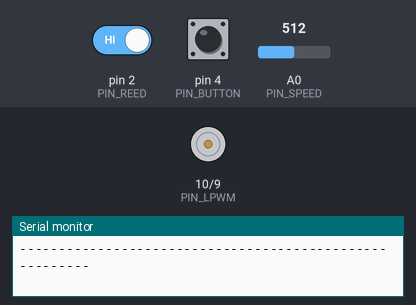
Simulated run of this sketch. Board: Arduino Uno, built with avr-gcc and run on an emulated ATmega328P. Parts: motor-driver pin pairs drawn as motors (green arrow = first pin HIGH = forward, orange = second pin HIGH = backward, longer = more drive, scaled by the enable pin), the last lines printed to the serial monitor. Inputs (shaded band) come from the test bench; at power-on: pin 4 (PIN_BUTTON) HIGH, pin 2 (PIN_REED) HIGH, A0 (PIN_SPEED) = 512.

Above: at 1.2 s.
1.3 s: pin 4 (PIN_BUTTON) pulled LOW for 0.15 s
At 1.4 s:
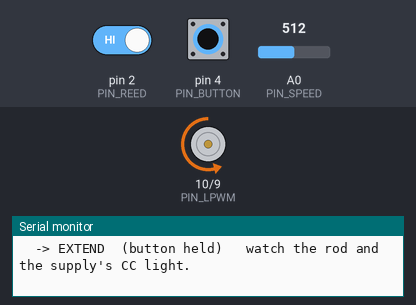
5.9 s: pin 4 (PIN_BUTTON) pulled LOW for 3.2 s
At 10.1 s:
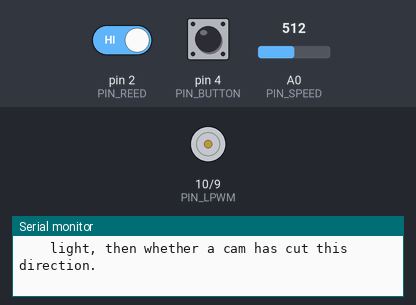
Timing chart, 0 to 11.6 s (numbered marks = the images above; inputs shaded):
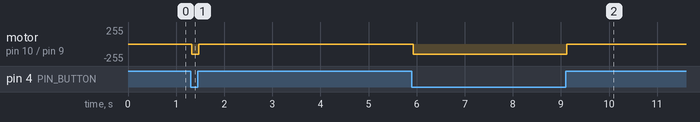

Measured:
- after the input at 1.3 s, motor on pin 10 (PIN_LPWM) / pin 9 (PIN_RPWM): stopped → backward 153/255 at once, → stopped 0.15 s later
- after the input at 5.9 s, motor on pin 10 (PIN_LPWM) / pin 9 (PIN_RPWM): stopped → backward 153/255 at once, → stopped 3.2 s later

The sketch:

actuator_test.ino
```cpp
const uint8_t PIN_RPWM   = 9;    // extend
const uint8_t PIN_LPWM   = 10;   // retract
const uint8_t PIN_REED   = 2;
const uint8_t PIN_BUTTON = 4;    // to GND, INPUT_PULLUP
const uint8_t PIN_SPEED  = A0;   // pot wiper
const uint8_t PIN_EN     = 8;
const uint16_t RUN_MS_MIN = 100;
const uint16_t RUN_MS_MAX = 5000;

const unsigned long MAX_HOLD_MS = 10000;

const uint16_t REVERSE_DEAD_MS = 200;

const uint8_t SPEED_FLOOR = 60;

uint16_t g_runMs = 2000;
char     g_dirSel = 'e';         // which way the button will drive

const unsigned long DEBOUNCE_US = 3000;   // as settled by reed_switch_test

volatile unsigned long g_pulses      = 0;
volatile unsigned long g_lastPulseUs = 0;

void onPulse() {
  const unsigned long now = micros();
  if (now - g_lastPulseUs < DEBOUNCE_US) return;
  g_lastPulseUs = now;
  g_pulses++;
}

unsigned long pulseCount() {
  noInterrupts();
  const unsigned long n = g_pulses;
  interrupts();
  return n;
}

// ---------------------------------------------------------------------------
//  Speed knob
// ---------------------------------------------------------------------------

uint8_t g_speed = 0;

uint8_t readSpeedKnob() {
  // Four samples: the ADC sits next to a bridge switching amps, and a single
  // reading jitters enough to make the motor audibly hunt.
  uint16_t raw = 0;
  for (uint8_t i = 0; i < 4; i++) raw += analogRead(PIN_SPEED);
  raw /= 4;

  if (raw < 40) return 0;                       // bottom of travel is off
  const uint16_t s = map(raw, 40, 1023, SPEED_FLOOR, 255);
  return (uint8_t)constrain(s, 0, 255);
}

// ---------------------------------------------------------------------------
//  Button -- debounced, and refuses to act on a press it did not see begin
// ---------------------------------------------------------------------------

const uint8_t BUTTON_DEBOUNCE_MS = 25;

bool          g_btnStable   = false;   // true = pressed
bool          g_btnLastRaw  = false;
unsigned long g_btnChangeMs = 0;

// A button already held at reset must not start the motor. Nothing is honoured
// until the pin has been seen released at least once.
bool g_btnArmed = false;

void updateButton() {
  const bool raw = (digitalRead(PIN_BUTTON) == LOW);

  if (raw != g_btnLastRaw) {
    g_btnLastRaw  = raw;
    g_btnChangeMs = millis();
    return;
  }
  if (millis() - g_btnChangeMs < BUTTON_DEBOUNCE_MS) return;

  g_btnStable = raw;

  // Armed whenever the button is genuinely up -- not only on the edge into it.
  // Checking the transition instead would leave a button that was never
  // touched permanently unarmed, since a button released at boot never
  // transitions to released, and the first press would be swallowed.
  if (!g_btnStable) g_btnArmed = true;
}

bool buttonHeld() { return g_btnStable && g_btnArmed; }

// ---------------------------------------------------------------------------
//  Motor
// ---------------------------------------------------------------------------

char          g_dir        = 0;    // 'e', 'r', or 0 for stopped
uint8_t       g_appliedSpeed = 0;
unsigned long g_startMs    = 0;
unsigned long g_startCount = 0;
unsigned long g_stopAtMs   = 0;    // timed jog only; 0 while button-driven
bool          g_byButton   = false;

// digitalWrite rather than analogWrite(0): the AVR core turns the PWM off on
// its way through, so the pin is genuinely low whichever timer drove it.
void motorOff() {
  digitalWrite(PIN_RPWM, LOW);
  digitalWrite(PIN_LPWM, LOW);
  digitalWrite(PIN_EN,   LOW);
  g_appliedSpeed = 0;
}

void motorApply(char dir, uint8_t speed) {
  // Idle side hard off before the driven side goes anywhere near on. With the
  // enables tied high there is no second line to fall back on -- these two
  // pins are the only thing between the supply and a shoot-through.
  if (dir == 'e') {
    digitalWrite(PIN_LPWM, LOW);
    digitalWrite(PIN_EN,   HIGH);
    analogWrite(PIN_RPWM, speed);
  } else {
    digitalWrite(PIN_RPWM, LOW);
    digitalWrite(PIN_EN,   HIGH);
    analogWrite(PIN_LPWM, speed);
  }
  g_appliedSpeed = speed;
}

void beginRun(char dir, bool byButton) {
  if (g_dir != 0 && g_dir != dir) {
    motorOff();
    delay(REVERSE_DEAD_MS);
  }

  g_dir        = dir;
  g_byButton   = byButton;
  g_startCount = pulseCount();
  g_startMs    = millis();
  g_stopAtMs   = byButton ? (g_startMs + MAX_HOLD_MS) : (g_startMs + g_runMs);

  Serial.print(F("  -> "));
  Serial.print(dir == 'e' ? F("EXTEND") : F("RETRACT"));
  Serial.print(byButton ? F("  (button held)") : F("  (timed jog)"));
  Serial.println(F("   watch the rod and the supply's CC light."));
}

void endRun(const __FlashStringHelper* why) {
  motorOff();

  const unsigned long moved   = pulseCount() - g_startCount;
  const unsigned long elapsed = millis() - g_startMs;

  g_dir      = 0;
  g_byButton = false;

  // Disarm, so a button still held when the run ends cannot restart it on the
  // next pass through loop(). Without this every stop is undone microseconds
  // later: the hold ceiling becomes a stutter rather than a limit, 'x' does
  // nothing, and a direction change reverses under load with no coast, because
  // beginRun's reversal guard only fires when g_dir is still set. The operator
  // has to let go and press again -- which is what a dead-man control means.
  g_btnArmed = false;

  Serial.print(F("  stopped ("));
  Serial.print(why);
  Serial.print(F(")  "));
  Serial.print(moved);
  Serial.print(F(" pulses in "));
  Serial.print(elapsed);
  Serial.print(F(" ms"));

  if (moved > 0 && elapsed > 0) {
    Serial.print(F("  -> "));
    Serial.print((moved * 1000.0) / elapsed, 1);
    Serial.print(F(" Hz"));
  }
  Serial.println();

  if (moved == 0) {
    Serial.println(F("    No pulses. If the rod moved, the sensor is the"));
    Serial.println(F("    problem, not the driver. If it did not, check the CC"));
    Serial.println(F("    light, then whether a cam has cut this direction."));
  }
}

// ---------------------------------------------------------------------------

void printHelp() {
  Serial.println(F("--- commands -------------------------------------------"));
  Serial.println(F("  e / r    select EXTEND / RETRACT (does not move)"));
  Serial.println(F("  j        timed jog in the selected direction"));
  Serial.println(F("  t <ms>   jog duration, 100-5000"));
  Serial.println(F("  x        stop now"));
  Serial.println(F("  p / z    reed pulse count / zero it"));
  Serial.println(F("  ?        this help"));
  Serial.println(F("  Speed comes from the knob. Hold the button to run."));
  Serial.println(F("--------------------------------------------------------"));
}

void handleCommand(char* line) {
  if (line[0] == '\0') return;

  const char cmd = tolower(line[0]);
  const char* arg = line + 1;
  while (*arg == ' ' || *arg == '\t') arg++;
  const bool hasArg = (*arg != '\0');
  const long argVal = hasArg ? atol(arg) : 0;

  switch (cmd) {
    case 'e':
    case 'r':
      // Selecting a new direction mid-run would reverse under load without
      // the coast, so stop first and let the operator press again.
      if (g_dir != 0) endRun(F("direction changed"));
      g_dirSel = cmd;
      Serial.print(F("direction = "));
      Serial.println(cmd == 'e' ? F("EXTEND") : F("RETRACT"));
      break;

    case 'j':
      if (g_speed == 0) {
        Serial.println(F("  knob is at zero -- turn it up first"));
        break;
      }
      if (g_dir == 0) beginRun(g_dirSel, false);
      break;

    case 't':
      if (!hasArg) {
        Serial.print(F("duration = ")); Serial.print(g_runMs);
        Serial.println(F(" ms"));
        break;
      }
      g_runMs = (uint16_t)constrain(argVal, (long)RUN_MS_MIN, (long)RUN_MS_MAX);
      Serial.print(F("duration = ")); Serial.print(g_runMs);
      Serial.println(F(" ms"));
      break;

    case 'x':
      if (g_dir != 0) endRun(F("commanded"));
      else            Serial.println(F("  already stopped"));
      break;

    case 'p':
      Serial.print(F("pulses = ")); Serial.print(pulseCount());
      Serial.print(F("   knob = ")); Serial.println(g_speed);
      break;

    case 'z':
      noInterrupts();
      g_pulses = 0;
      interrupts();
      Serial.println(F("pulse count zeroed"));
      break;

    case '?': printHelp(); break;

    default:
      // A typo while the motor is running is more likely a slip than an
      // intention, and stopping is the cheap outcome.
      if (g_dir != 0) endRun(F("unknown command"));
      Serial.println(F("unknown command -- ? for help"));
      break;
  }
}

char    g_line[24];
uint8_t g_len = 0;

void pollSerial() {
  while (Serial.available()) {
    const char c = (char)Serial.read();
    if (c == '\n' || c == '\r') {
      g_line[g_len] = '\0';
      handleCommand(g_line);
      g_len = 0;
    } else if (g_len < sizeof(g_line) - 1) {
      g_line[g_len++] = c;
    }
  }
}

// ---------------------------------------------------------------------------

void setup() {
  // Outputs low before anything that can block. With the enables tied high,
  // these two pins are the whole of the off switch.
  pinMode(PIN_RPWM, OUTPUT);
  pinMode(PIN_LPWM, OUTPUT);
  pinMode(PIN_EN,   OUTPUT);
  motorOff();

  pinMode(PIN_BUTTON, INPUT_PULLUP);
  pinMode(PIN_REED,   INPUT_PULLUP);
  attachInterrupt(digitalPinToInterrupt(PIN_REED), onPulse, FALLING);

  Serial.begin(115200);
  while (!Serial) { ; }

  Serial.println();
  Serial.println(F("=== Actuator Test (tutorial wiring, knob + button) ==="));
  Serial.println(F("RPWM on D9, LPWM on D10. R_EN and L_EN on either +5V or"));
  Serial.println(F("D8 -- this sketch drives D8 and runs the same way with both."));
  Serial.println();
  Serial.println(F("Knob sets speed. Hold the button to run. 'e' and 'r' choose"));
  Serial.println(F("the direction and do not move anything by themselves."));
  Serial.println();
  Serial.println(F("Supply: 24 V, current limit 3-5 A. If the CC light comes on,"));
  Serial.println(F("the supply is limiting and the motor is not getting 24 V --"));
  Serial.println(F("that alone will stop it breaking away."));
  Serial.println();
  Serial.println(F("Start the actuator away from both ends."));
  Serial.println();
  printHelp();
}

void loop() {
  pollSerial();
  updateButton();

  const uint8_t knob = readSpeedKnob();
  g_speed = knob;

  // --- button: hold to run --------------------------------------------------
  if (buttonHeld()) {
    if (g_dir == 0 && knob > 0) {
      beginRun(g_dirSel, true);
    }
  } else if (g_byButton) {
    endRun(F("button released"));
    return;
  }

  if (g_dir == 0) return;

  // --- ceilings -------------------------------------------------------------
  if (millis() >= g_stopAtMs) {
    endRun(g_byButton ? F("held too long -- release and press again")
                      : F("time elapsed"));
    return;
  }

  // Turning the knob to zero mid-run is a stop request like any other.
  if (knob == 0) {
    endRun(F("knob at zero"));
    return;
  }

  // Track the knob live so speed can be dialled in while it moves. Only write
  // on a real change: analogWrite every pass is wasted work, and small ADC
  // jitter would otherwise reload the timer constantly.
  if (knob != g_appliedSpeed) motorApply(g_dir, knob);
}
```
